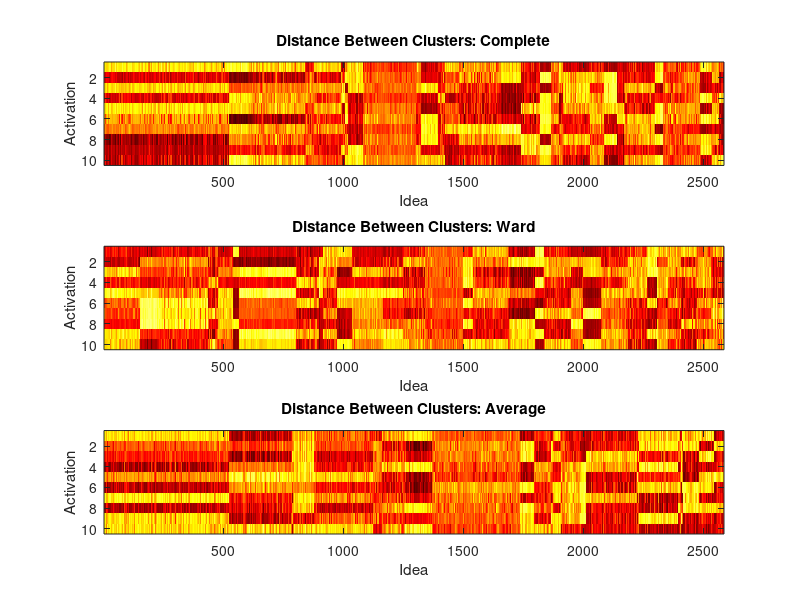

Here is the MATLAB script that generated this plot:
function plotclusters()
    load('agg_sub_plot/complete.mat','agg_activation');
    complete = agg_activation; 
    load('agg_sub_plot/ward.mat','agg_activation');
    ward = agg_activation; 
    load('agg_sub_plot/average.mat','agg_activation');
    average= agg_activation; 
    subplotsim(complete,ward,average);
end

function subplotsim(complete,ward,average)
    fig = figure;   
    subplot(3,1,1);plotone(complete);
    title('Distance Between Clusters: Complete')
    xlabel('Idea');ylabel('Activation')

    subplot(3,1,2);plotone(ward);
    title('Distance Between Clusters: Ward')
    xlabel('Idea');ylabel('Activation')

    subplot(3,1,3);plotone(average);
    title('Distance Between Clusters: Average')
    xlabel('Idea');ylabel('Activation')
end

function plotone(simmatrix)
    colormap('hot');
    imagesc(simmatrix);
    caxis([0.0,1.0]);
end
